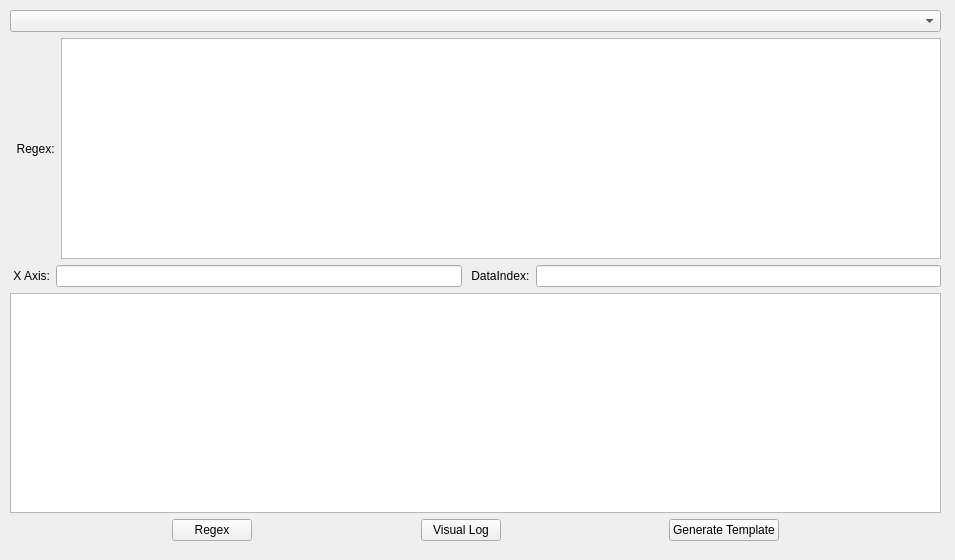
<?xml version="1.0" encoding="UTF-8"?>
<ui version="4.0">
 <class>TemplatUI</class>
 <widget class="QWidget" name="TemplatUI">
  <property name="geometry">
   <rect>
    <x>0</x>
    <y>0</y>
    <width>955</width>
    <height>560</height>
   </rect>
  </property>
  <property name="windowTitle">
   <string>TemplateUI</string>
  </property>
  <widget class="QWidget" name="verticalLayoutWidget">
   <property name="geometry">
    <rect>
     <x>10</x>
     <y>10</y>
     <width>931</width>
     <height>531</height>
    </rect>
   </property>
   <layout class="QVBoxLayout" name="TLVerticalLayout">
    <item>
     <widget class="QComboBox" name="TLTemplateComboBox"/>
    </item>
    <item>
     <layout class="QGridLayout" name="TLGridLayout"/>
    </item>
    <item>
     <layout class="QHBoxLayout" name="horizontalLayout_3">
      <item>
       <widget class="QLabel" name="label">
        <property name="text">
         <string>  Regex:</string>
        </property>
       </widget>
      </item>
      <item>
       <widget class="QPlainTextEdit" name="TLRegPlainTextEdit"/>
      </item>
     </layout>
    </item>
    <item>
     <layout class="QHBoxLayout" name="horizontalLayout_4">
      <item>
       <widget class="QLabel" name="label_2">
        <property name="text">
         <string> X Axis:</string>
        </property>
       </widget>
      </item>
      <item>
       <widget class="QLineEdit" name="TLXAxisLineEdit"/>
      </item>
      <item>
       <widget class="QLabel" name="label_3">
        <property name="text">
         <string> DataIndex:</string>
        </property>
       </widget>
      </item>
      <item>
       <widget class="QLineEdit" name="TLDataIndexLineEdit"/>
      </item>
     </layout>
    </item>
    <item>
     <widget class="QPlainTextEdit" name="TLInfoPlainTextEdit"/>
    </item>
    <item>
     <layout class="QHBoxLayout" name="horizontalLayout">
      <item>
       <spacer name="horizontalSpacer_4">
        <property name="orientation">
         <enum>Qt::Horizontal</enum>
        </property>
        <property name="sizeHint" stdset="0">
         <size>
          <width>40</width>
          <height>20</height>
         </size>
        </property>
       </spacer>
      </item>
      <item>
       <widget class="QPushButton" name="TLRegexPushButton">
        <property name="text">
         <string>Regex</string>
        </property>
       </widget>
      </item>
      <item>
       <spacer name="horizontalSpacer_2">
        <property name="orientation">
         <enum>Qt::Horizontal</enum>
        </property>
        <property name="sizeHint" stdset="0">
         <size>
          <width>40</width>
          <height>20</height>
         </size>
        </property>
       </spacer>
      </item>
      <item>
       <widget class="QPushButton" name="TLVisualLogPushButton">
        <property name="text">
         <string>Visual Log</string>
        </property>
       </widget>
      </item>
      <item>
       <spacer name="horizontalSpacer">
        <property name="orientation">
         <enum>Qt::Horizontal</enum>
        </property>
        <property name="sizeHint" stdset="0">
         <size>
          <width>40</width>
          <height>20</height>
         </size>
        </property>
       </spacer>
      </item>
      <item>
       <widget class="QPushButton" name="TLGenPushButton">
        <property name="text">
         <string>Generate Template</string>
        </property>
       </widget>
      </item>
      <item>
       <spacer name="horizontalSpacer_3">
        <property name="orientation">
         <enum>Qt::Horizontal</enum>
        </property>
        <property name="sizeHint" stdset="0">
         <size>
          <width>40</width>
          <height>20</height>
         </size>
        </property>
       </spacer>
      </item>
     </layout>
    </item>
   </layout>
  </widget>
 </widget>
 <tabstops>
  <tabstop>TLTemplateComboBox</tabstop>
  <tabstop>TLRegPlainTextEdit</tabstop>
  <tabstop>TLXAxisLineEdit</tabstop>
  <tabstop>TLDataIndexLineEdit</tabstop>
  <tabstop>TLInfoPlainTextEdit</tabstop>
  <tabstop>TLRegexPushButton</tabstop>
  <tabstop>TLVisualLogPushButton</tabstop>
  <tabstop>TLGenPushButton</tabstop>
 </tabstops>
 <resources/>
 <connections/>
</ui>
